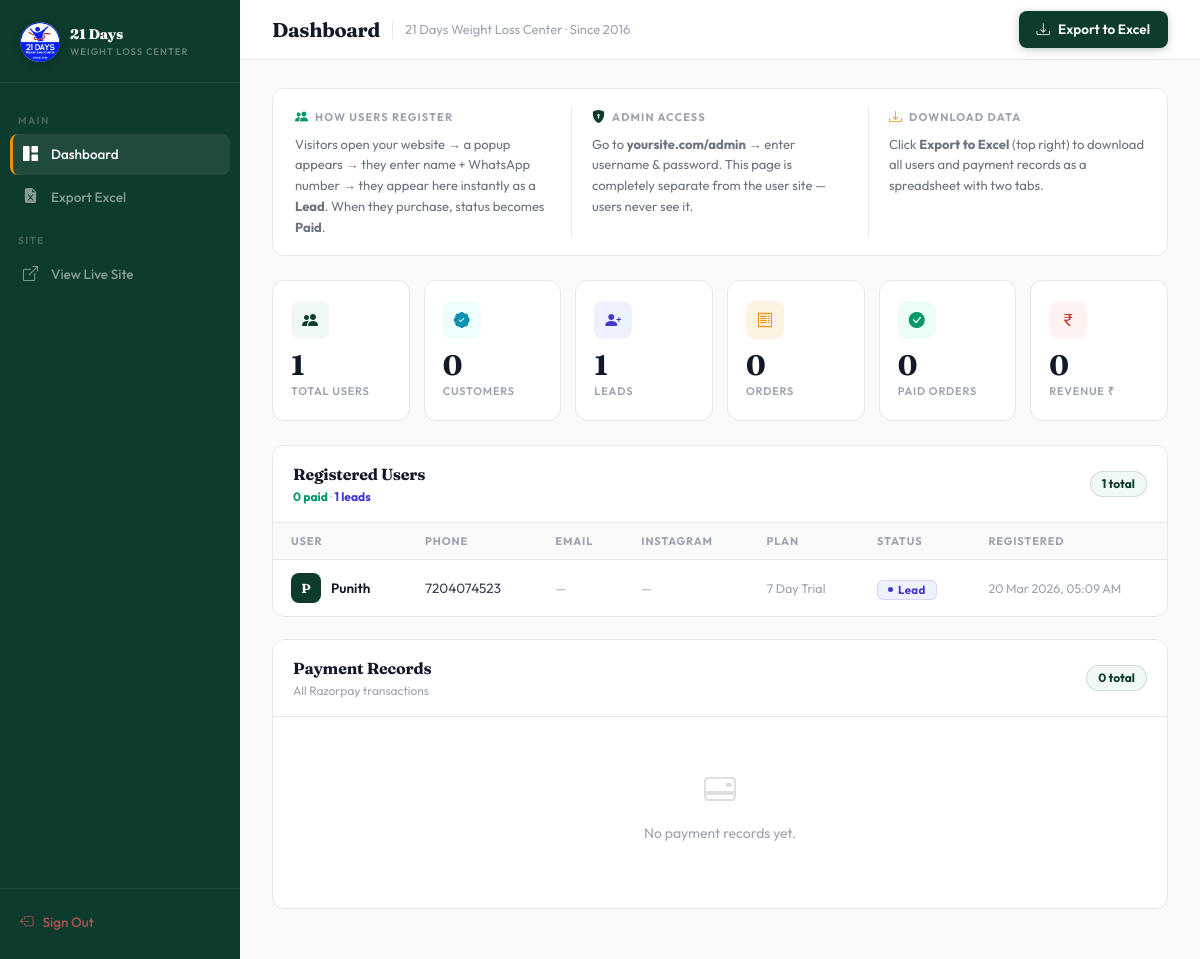
The app's page /dashboard (signed in) with its own data.
### app.py (models this page shows)
class User(db.Model):
    __tablename__ = "users"
    id         = db.Column(db.Integer, primary_key=True)
    name       = db.Column(db.String(120), nullable=False)
    email      = db.Column(db.String(200), nullable=True)
    phone      = db.Column(db.String(20), nullable=False)
    plan       = db.Column(db.String(80), nullable=True)
    instagram  = db.Column(db.String(120), nullable=True)
    status     = db.Column(db.String(20), nullable=False, default="registered")
    created_at = db.Column(db.DateTime, default=datetime.utcnow)
    payments   = db.relationship("Payment", backref="user", lazy=True)

### app.py (the view)
@app.route("/dashboard")
@login_required
def dashboard():
    users    = User.query.order_by(User.created_at.desc()).all()
    payments = Payment.query.order_by(Payment.created_at.desc()).all()
    total_revenue = sum(p.amount for p in payments if p.status == "paid") // 100
    paid_count    = sum(1 for p in payments if p.status == "paid")
    paid_users    = sum(1 for u in users if u.status == "paid")
    lead_users    = sum(1 for u in users if u.status == "registered")
    return render_template(
        "dashboard.html",
        users=users,
        payments=payments,
        total_revenue=total_revenue,
        paid_count=paid_count,
        paid_users=paid_users,
        lead_users=lead_users,
    )

### app.py (called while the page is built)
@app.context_processor
def inject_now():
    return {"now": datetime.utcnow()}

def login_required(f):
    @wraps(f)
    def decorated(*args, **kwargs):
        if not session.get("admin_logged_in"):
            return redirect(url_for("admin_login"))
        return f(*args, **kwargs)
    return decorated

### templates/dashboard.html (shortened to what this page needs)
<!DOCTYPE html>
<html lang="en">
<head>
  <link href="https://cdn.jsdelivr.net/npm/bootstrap@5.3.3/dist/css/bootstrap.min.css" rel="stylesheet"/>
  <link href="https://cdn.jsdelivr.net/npm/bootstrap-icons@1.11.3/font/bootstrap-icons.min.css" rel="stylesheet"/>
</head>
<body>
<aside class="sb">
  <div class="sb-top">
    <div style="display:flex;align-items:center;gap:10px;">
      <img src="/static/images/logo.jpeg" alt="21 Days" style="height:40px;width:40px;border-radius:50%;object-fit:cover;box-shadow:0 2px 8px rgba(0,0,0,.2);flex-shrink:0;"/>
      <div>
        <div style="font-family:var(--ff-d);font-size:14px;font-weight:800;color:#fff;letter-spacing:-.2px;line-height:1.2;">21 Days</div>
        <div style="font-size:9.5px;font-weight:600;letter-spacing:.1em;text-transform:uppercase;color:rgba(255,255,255,.35);margin-top:1px;">Weight Loss Center</div>
      </div>
    </div>
  </div>
  <nav class="sb-nav">
    <div class="sb-section">Main</div>
    <a href="/dashboard" class="sb-link active"><i class="bi bi-grid-1x2-fill"></i> Dashboard</a>
    <a href="/download" class="sb-link"><i class="bi bi-file-earmark-excel-fill"></i> Export Excel</a>
    <div class="sb-section">Site</div>
    <a href="/" target="_blank" class="sb-link"><i class="bi bi-box-arrow-up-right"></i> View Live Site</a>
  </nav>
  <div class="sb-footer">
    <a href="/admin/logout" class="sb-logout"><i class="bi bi-box-arrow-left"></i> Sign Out</a>
  </div>
</aside>
<div class="main">
  <div class="topbar">
    <div class="topbar-left">
      <div class="topbar-title">Dashboard</div>
      <div class="topbar-sub">21 Days Weight Loss Center · Since 2016</div>
    </div>
    <a href="/download" class="btn-export"><i class="bi bi-download"></i> Export to Excel</a>
  </div>
  <div class="content">
    <div class="guide-banner">
      <div class="guide-col">
        <div class="guide-label"><i class="bi bi-people-fill" style="color:var(--green);"></i> How Users Register</div>
        <div class="guide-text">Visitors open your website → a popup appears → they enter name + WhatsApp number → they appear here instantly as a <strong>Lead</strong>. When they purchase, status becomes <strong>Paid</strong>.</div>
      </div>
      <div class="guide-col">
        <div class="guide-label"><i class="bi bi-shield-lock-fill" style="color:var(--forest);"></i> Admin Access</div>
        <div class="guide-text">Go to <strong>yoursite.com/admin</strong> → enter username &amp; password. This page is completely separate from the user site — users never see it.</div>
      </div>
      <div class="guide-col">
        <div class="guide-label"><i class="bi bi-download" style="color:var(--saffron);"></i> Download Data</div>
        <div class="guide-text">Click <strong>Export to Excel</strong> (top right) to download all users and payment records as a spreadsheet with two tabs.</div>
      </div>
    </div>
    <div class="stat-grid">
      <div class="sc"><div class="sc-icon si-g"><i class="bi bi-people-fill"></i></div><div class="sc-val">{{ users|length }}</div><div class="sc-lbl">Total Users</div></div>
      <div class="sc"><div class="sc-icon si-teal"><i class="bi bi-patch-check-fill"></i></div><div class="sc-val">{{ paid_users }}</div><div class="sc-lbl">Customers</div></div>
      <div class="sc"><div class="sc-icon si-in"><i class="bi bi-person-plus-fill"></i></div><div class="sc-val">{{ lead_users }}</div><div class="sc-lbl">Leads</div></div>
      <div class="sc"><div class="sc-icon si-a"><i class="bi bi-receipt"></i></div><div class="sc-val">{{ payments|length }}</div><div class="sc-lbl">Orders</div></div>
      <div class="sc"><div class="sc-icon si-gr"><i class="bi bi-check-circle-fill"></i></div><div class="sc-val">{{ paid_count }}</div><div class="sc-lbl">Paid Orders</div></div>
      <div class="sc"><div class="sc-icon si-r"><i class="bi bi-currency-rupee"></i></div><div class="sc-val">{{ "{:,}".format(total_revenue) }}</div><div class="sc-lbl">Revenue ₹</div></div>
    </div>
    <div class="tc">
      <div class="tc-head">
        <div>
          <div class="tc-title">Registered Users</div>
          <div class="tc-meta"><span style="color:var(--green);font-weight:700;">{{ paid_users }} paid</span> · <span style="color:var(--indigo);font-weight:700;">{{ lead_users }} leads</span></div>
        </div>
        <span class="tc-badge">{{ users|length }} total</span>
      </div>
      {% if users %}
      <div class="tc-wrap">
        <table>
          <thead>
            <tr><th>User</th><th>Phone</th><th>Email</th><th>Instagram</th><th>Plan</th><th>Status</th><th>Registered</th></tr>
          </thead>
          <tbody>
            {% for u in users %}
            <tr class="{{ 'row-paid' if u.status=='paid' else '' }}">
              <td><div class="u-cell"><div class="u-av {{ 'av-paid' if u.status=='paid' else 'av-def' }}">{{ u.name[0].upper() }}</div><span class="u-name">{{ u.name }}</span></div></td>
              <td>{{ u.phone }}</td>
              <td class="td-m">{{ u.email or '—' }}</td>
              <td class="td-m">{% if u.instagram %}<a href="https://instagram.com/{{ u.instagram }}" target="_blank" style="color:var(--indigo);text-decoration:none;font-weight:600;">@{{ u.instagram }}</a>{% else %}—{% endif %}</td>
              <td class="td-m">{{ u.plan or '—' }}</td>
              <td>{% if u.status=='paid' %}<span class="badge b-paid">Paid</span>{% else %}<span class="badge b-lead">Lead</span>{% endif %}</td>
              <td class="td-m">{{ u.created_at.strftime('%d %b %Y, %I:%M %p') }}</td>
            </tr>
            {% endfor %}
          </tbody>
        </table>
      </div>
      {% else %}
      <div class="empty"><i class="bi bi-person-x"></i><p>No users registered yet.</p></div>
      {% endif %}
    </div>
    <div class="tc">
      <div class="tc-head">
        <div>
          <div class="tc-title">Payment Records</div>
          <div class="tc-meta">All Razorpay transactions</div>
        </div>
        <span class="tc-badge">{{ payments|length }} total</span>
      </div>
      {% if payments %}
      <div class="tc-wrap">
        <table>
          <thead>
            <tr><th>Customer</th><th>Plan</th><th>Amount</th><th>Status</th><th>Payment ID</th><th>Date</th></tr>
          </thead>
          <tbody>
            {% for p in payments %}
            <tr>
              <td><div class="u-cell"><div class="u-av {{ 'av-paid' if p.status=='paid' else 'av-def' }}">{{ p.user.name[0].upper() if p.user else '?' }}</div><span class="u-name">{{ p.user.name if p.user else 'Unknown' }}</span></div></td>
              <td class="td-m">{{ p.plan_name or '—' }}</td>
              <td class="td-amt">₹{{ "{:,.0f}".format(p.amount/100) }}</td>
              <td>
                {% if p.status=='paid' %}<span class="badge b-paid">Paid</span>
                {% elif p.status=='failed' %}<span class="badge b-fail">Failed</span>
                {% else %}<span class="badge b-pend">Pending</span>{% endif %}
              </td>
              <td class="td-mono">{{ p.payment_id or p.order_id or '—' }}</td>
              <td class="td-m">{{ p.created_at.strftime('%d %b %Y, %I:%M %p') }}</td>
            </tr>
            {% endfor %}
          </tbody>
        </table>
      </div>
      {% else %}
      <div class="empty"><i class="bi bi-credit-card-2-back"></i><p>No payment records yet.</p></div>
      {% endif %}
    </div>
  </div>
</div>
</body>
</html>

### records on screen
User: name "P", name "Punith", phone "7204074523", email "—", plan "7 Day Trial", status "Lead", created_at "20 Mar 2026, 05:09 AM"

### other values on screen
{{ users|length }} "1"
{{ paid_users }} "0"
{{ lead_users }} "1"
{{ payments|length }} "0"
{{ paid_count }} "0"
{{ "{:,}".format(total_revenue) }} "0"
